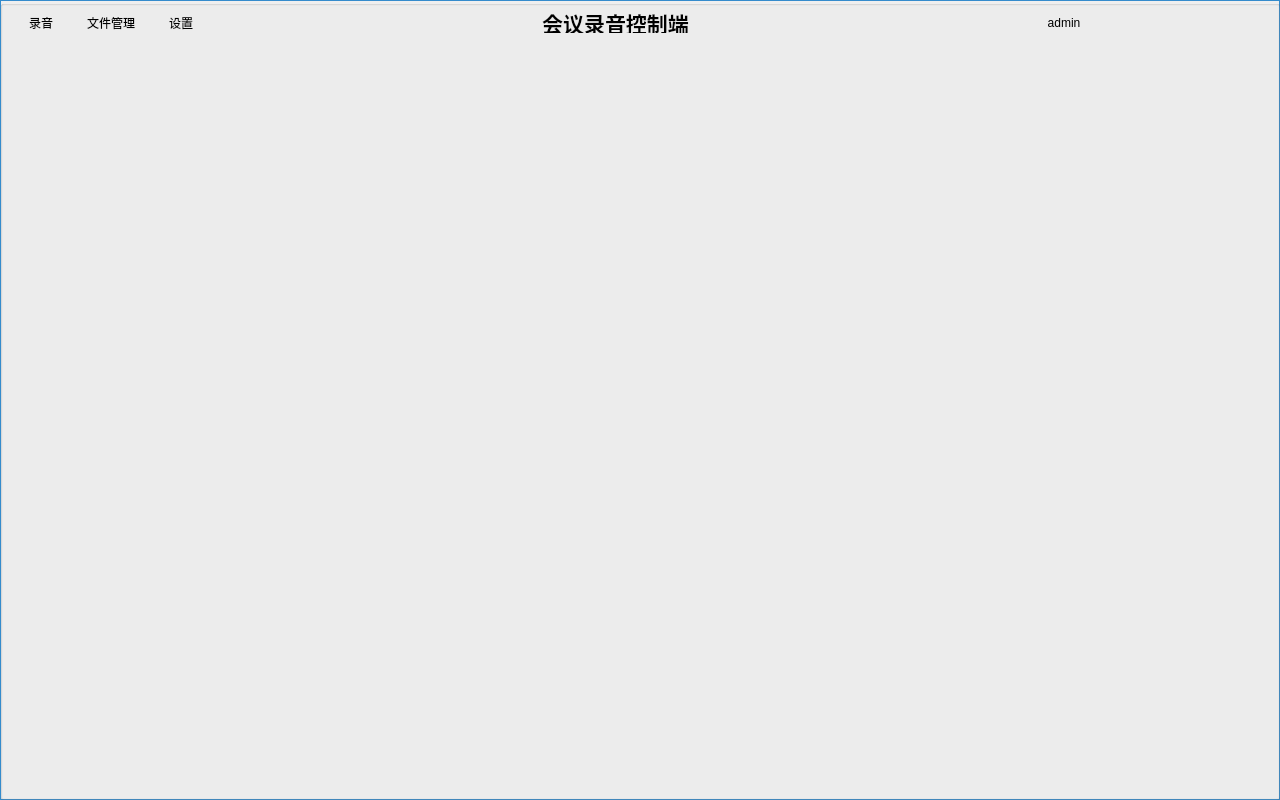
<?xml version="1.0" encoding="UTF-8"?>
<ui version="4.0">
 <class>Recorder</class>
 <widget class="QWidget" name="Recorder">
  <property name="geometry">
   <rect>
    <x>0</x>
    <y>0</y>
    <width>1280</width>
    <height>800</height>
   </rect>
  </property>
  <property name="sizePolicy">
   <sizepolicy hsizetype="MinimumExpanding" vsizetype="MinimumExpanding">
    <horstretch>0</horstretch>
    <verstretch>0</verstretch>
   </sizepolicy>
  </property>
  <property name="minimumSize">
   <size>
    <width>800</width>
    <height>600</height>
   </size>
  </property>
  <property name="mouseTracking">
   <bool>false</bool>
  </property>
  <property name="windowTitle">
   <string>Recorder</string>
  </property>
  <property name="styleSheet">
   <string notr="true">#Recorder{
border:1px solid rgb(52, 139, 204);
margin:0;
padding:0;
}
#Recorder *{

}</string>
  </property>
  <layout class="QGridLayout" name="gridLayout">
   <property name="leftMargin">
    <number>0</number>
   </property>
   <property name="topMargin">
    <number>0</number>
   </property>
   <property name="rightMargin">
    <number>0</number>
   </property>
   <property name="bottomMargin">
    <number>0</number>
   </property>
   <property name="spacing">
    <number>0</number>
   </property>
   <item row="0" column="0">
    <widget class="QGroupBox" name="groupBox">
     <property name="styleSheet">
      <string notr="true"/>
     </property>
     <property name="title">
      <string/>
     </property>
     <layout class="QGridLayout" name="gridLayout_2">
      <property name="leftMargin">
       <number>0</number>
      </property>
      <property name="topMargin">
       <number>0</number>
      </property>
      <property name="rightMargin">
       <number>0</number>
      </property>
      <property name="bottomMargin">
       <number>0</number>
      </property>
      <property name="spacing">
       <number>0</number>
      </property>
      <item row="0" column="0">
       <widget class="QGroupBox" name="titlebar">
        <property name="sizePolicy">
         <sizepolicy hsizetype="Minimum" vsizetype="Minimum">
          <horstretch>0</horstretch>
          <verstretch>0</verstretch>
         </sizepolicy>
        </property>
        <property name="minimumSize">
         <size>
          <width>800</width>
          <height>30</height>
         </size>
        </property>
        <property name="maximumSize">
         <size>
          <width>16777215</width>
          <height>30</height>
         </size>
        </property>
        <property name="mouseTracking">
         <bool>false</bool>
        </property>
        <property name="styleSheet">
         <string notr="true">border:0;
margin:0;
padding:0;
border-radius:0;</string>
        </property>
        <property name="title">
         <string/>
        </property>
        <property name="alignment">
         <set>Qt::AlignCenter</set>
        </property>
        <property name="flat">
         <bool>false</bool>
        </property>
        <layout class="QGridLayout" name="titlebarLayout">
         <property name="leftMargin">
          <number>0</number>
         </property>
         <property name="topMargin">
          <number>0</number>
         </property>
         <property name="rightMargin">
          <number>0</number>
         </property>
         <property name="bottomMargin">
          <number>0</number>
         </property>
         <property name="spacing">
          <number>0</number>
         </property>
         <item row="0" column="10">
          <widget class="QPushButton" name="close_btn">
           <property name="sizePolicy">
            <sizepolicy hsizetype="Preferred" vsizetype="Preferred">
             <horstretch>0</horstretch>
             <verstretch>0</verstretch>
            </sizepolicy>
           </property>
           <property name="maximumSize">
            <size>
             <width>40</width>
             <height>16777215</height>
            </size>
           </property>
           <property name="font">
            <font>
             <weight>50</weight>
             <bold>false</bold>
            </font>
           </property>
           <property name="styleSheet">
            <string notr="true">QPushButton:hover{
background-color: rgb(255, 85, 85);
border: none;
color:white;
}
QPushButton{
background-color: none;
image: url(:/resource/close.png);
border: none;
width:70px;
height:30px;
padding:4px;
}


</string>
           </property>
           <property name="text">
            <string/>
           </property>
           <property name="flat">
            <bool>false</bool>
           </property>
          </widget>
         </item>
         <item row="0" column="2">
          <widget class="QPushButton" name="setting_btn">
           <property name="sizePolicy">
            <sizepolicy hsizetype="Preferred" vsizetype="Preferred">
             <horstretch>0</horstretch>
             <verstretch>0</verstretch>
            </sizepolicy>
           </property>
           <property name="maximumSize">
            <size>
             <width>70</width>
             <height>16777215</height>
            </size>
           </property>
           <property name="styleSheet">
            <string notr="true">QPushButton:hover{
background-color: rgb(85, 170, 255);
border: none;
color:white;
}
QPushButton{
background-color: none;
border: none;
width:70px;
height:30px;
color:black;
}
QPushButton:checked{
background-color: rgb(52, 139, 204);
border: none;
color:black;
}

</string>
           </property>
           <property name="text">
            <string>设置</string>
           </property>
           <property name="checkable">
            <bool>true</bool>
           </property>
          </widget>
         </item>
         <item row="0" column="3">
          <spacer name="horizontalSpacer">
           <property name="orientation">
            <enum>Qt::Horizontal</enum>
           </property>
           <property name="sizeType">
            <enum>QSizePolicy::Expanding</enum>
           </property>
           <property name="sizeHint" stdset="0">
            <size>
             <width>110</width>
             <height>20</height>
            </size>
           </property>
          </spacer>
         </item>
         <item row="0" column="4">
          <widget class="QLabel" name="title_lable">
           <property name="enabled">
            <bool>true</bool>
           </property>
           <property name="font">
            <font>
             <pointsize>16</pointsize>
             <weight>75</weight>
             <bold>true</bold>
            </font>
           </property>
           <property name="contextMenuPolicy">
            <enum>Qt::ActionsContextMenu</enum>
           </property>
           <property name="styleSheet">
            <string notr="true">border:0;
</string>
           </property>
           <property name="frameShape">
            <enum>QFrame::NoFrame</enum>
           </property>
           <property name="frameShadow">
            <enum>QFrame::Plain</enum>
           </property>
           <property name="text">
            <string notr="true">会议录音控制端</string>
           </property>
           <property name="textFormat">
            <enum>Qt::AutoText</enum>
           </property>
           <property name="scaledContents">
            <bool>false</bool>
           </property>
           <property name="alignment">
            <set>Qt::AlignCenter</set>
           </property>
          </widget>
         </item>
         <item row="0" column="6">
          <widget class="QLabel" name="user_lable">
           <property name="sizePolicy">
            <sizepolicy hsizetype="Fixed" vsizetype="Preferred">
             <horstretch>0</horstretch>
             <verstretch>0</verstretch>
            </sizepolicy>
           </property>
           <property name="minimumSize">
            <size>
             <width>100</width>
             <height>0</height>
            </size>
           </property>
           <property name="styleSheet">
            <string notr="true">border:0;</string>
           </property>
           <property name="text">
            <string>admin</string>
           </property>
           <property name="alignment">
            <set>Qt::AlignCenter</set>
           </property>
           <property name="wordWrap">
            <bool>true</bool>
           </property>
          </widget>
         </item>
         <item row="0" column="8">
          <widget class="QPushButton" name="min_btn">
           <property name="sizePolicy">
            <sizepolicy hsizetype="Preferred" vsizetype="Preferred">
             <horstretch>0</horstretch>
             <verstretch>0</verstretch>
            </sizepolicy>
           </property>
           <property name="maximumSize">
            <size>
             <width>40</width>
             <height>16777215</height>
            </size>
           </property>
           <property name="font">
            <font>
             <weight>50</weight>
             <bold>false</bold>
            </font>
           </property>
           <property name="styleSheet">
            <string notr="true">QPushButton:hover{
background-color: rgb(85, 170, 255);
border: none;
color:white;
}
QPushButton{
background-color: none;
image: url(:/resource/min.png);
border: none;
width:70px;
height:30px;
}
QPushButton:checked{
background-color: rgb(52, 139, 204);
border: none;
}

</string>
           </property>
           <property name="text">
            <string/>
           </property>
          </widget>
         </item>
         <item row="0" column="1">
          <widget class="QPushButton" name="file_btn">
           <property name="sizePolicy">
            <sizepolicy hsizetype="Preferred" vsizetype="Preferred">
             <horstretch>0</horstretch>
             <verstretch>0</verstretch>
            </sizepolicy>
           </property>
           <property name="maximumSize">
            <size>
             <width>70</width>
             <height>16777215</height>
            </size>
           </property>
           <property name="styleSheet">
            <string notr="true">QPushButton:hover{
background-color: rgb(85, 170, 255);
border: none;
color:white;
}
QPushButton{
background-color: none;
border: none;
width:70px;
height:30px;
color:black;
}
QPushButton:checked{
background-color: rgb(52, 139, 204);
border: none;
color:black;
}

</string>
           </property>
           <property name="text">
            <string>文件管理</string>
           </property>
           <property name="checkable">
            <bool>true</bool>
           </property>
          </widget>
         </item>
         <item row="0" column="0">
          <widget class="QPushButton" name="record_btn">
           <property name="sizePolicy">
            <sizepolicy hsizetype="Preferred" vsizetype="Preferred">
             <horstretch>0</horstretch>
             <verstretch>0</verstretch>
            </sizepolicy>
           </property>
           <property name="maximumSize">
            <size>
             <width>70</width>
             <height>16777215</height>
            </size>
           </property>
           <property name="styleSheet">
            <string notr="true">QPushButton:hover{
background-color: rgb(85, 170, 255);
border: none;
color:white;
}
QPushButton{
background-color: none;
border: none;
width:70px;
height:30px;
color:black;
}
QPushButton:checked{
background-color: rgb(52, 139, 204);
border: none;
color:black;
}

</string>
           </property>
           <property name="text">
            <string>录音</string>
           </property>
           <property name="checkable">
            <bool>true</bool>
           </property>
           <property name="flat">
            <bool>false</bool>
           </property>
          </widget>
         </item>
         <item row="0" column="9">
          <widget class="QPushButton" name="max_btn">
           <property name="sizePolicy">
            <sizepolicy hsizetype="Preferred" vsizetype="Preferred">
             <horstretch>0</horstretch>
             <verstretch>0</verstretch>
            </sizepolicy>
           </property>
           <property name="maximumSize">
            <size>
             <width>40</width>
             <height>16777215</height>
            </size>
           </property>
           <property name="font">
            <font>
             <family>SimSun</family>
             <weight>50</weight>
             <bold>false</bold>
            </font>
           </property>
           <property name="styleSheet">
            <string notr="true">QPushButton:hover{
background-color: rgb(85, 170, 255);
border: none;
color:white;
}
QPushButton{
background-color: none;
image: url(:/resource/max.png);
border: none;
width:70px;
height:30px;
}
QPushButton:checked{
background-color: rgb(52, 139, 204);
border: none;
}

</string>
           </property>
           <property name="text">
            <string/>
           </property>
           <property name="checkable">
            <bool>false</bool>
           </property>
          </widget>
         </item>
         <item row="0" column="7">
          <spacer name="horizontalSpacer_3">
           <property name="orientation">
            <enum>Qt::Horizontal</enum>
           </property>
           <property name="sizeType">
            <enum>QSizePolicy::Fixed</enum>
           </property>
           <property name="sizeHint" stdset="0">
            <size>
             <width>40</width>
             <height>20</height>
            </size>
           </property>
          </spacer>
         </item>
         <item row="0" column="5">
          <spacer name="horizontalSpacer_2">
           <property name="orientation">
            <enum>Qt::Horizontal</enum>
           </property>
           <property name="sizeType">
            <enum>QSizePolicy::Expanding</enum>
           </property>
           <property name="sizeHint" stdset="0">
            <size>
             <width>110</width>
             <height>20</height>
            </size>
           </property>
          </spacer>
         </item>
        </layout>
       </widget>
      </item>
      <item row="1" column="0">
       <widget class="QStackedWidget" name="stackedWidget">
        <property name="mouseTracking">
         <bool>false</bool>
        </property>
        <property name="styleSheet">
         <string notr="true"/>
        </property>
       </widget>
      </item>
     </layout>
    </widget>
   </item>
  </layout>
 </widget>
 <layoutdefault spacing="6" margin="11"/>
 <resources/>
 <connections/>
</ui>
